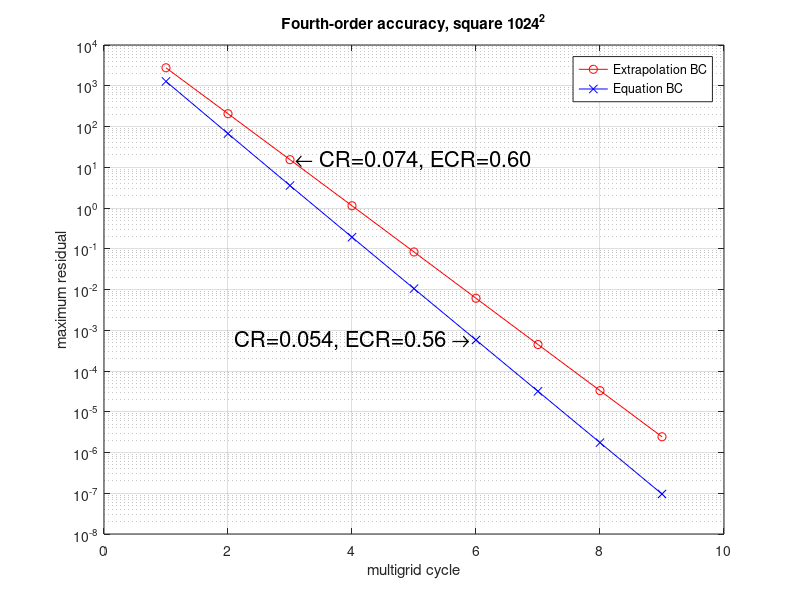
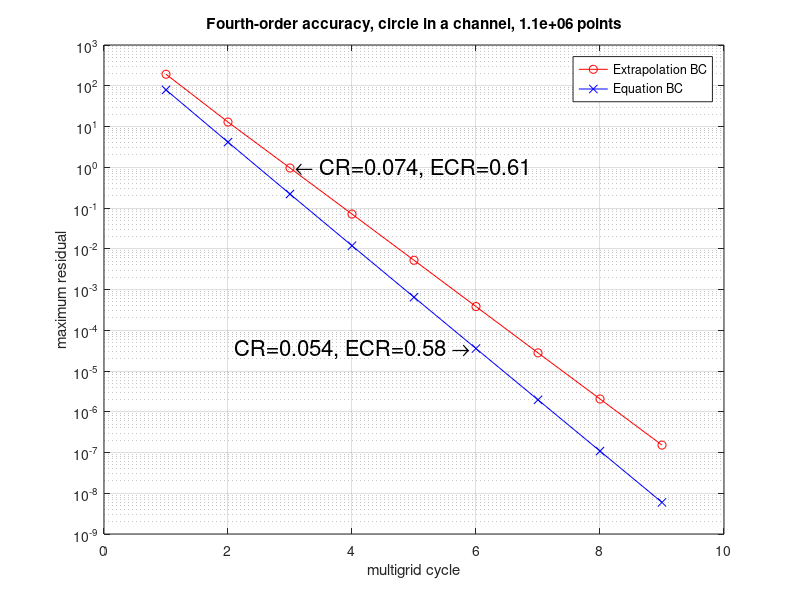
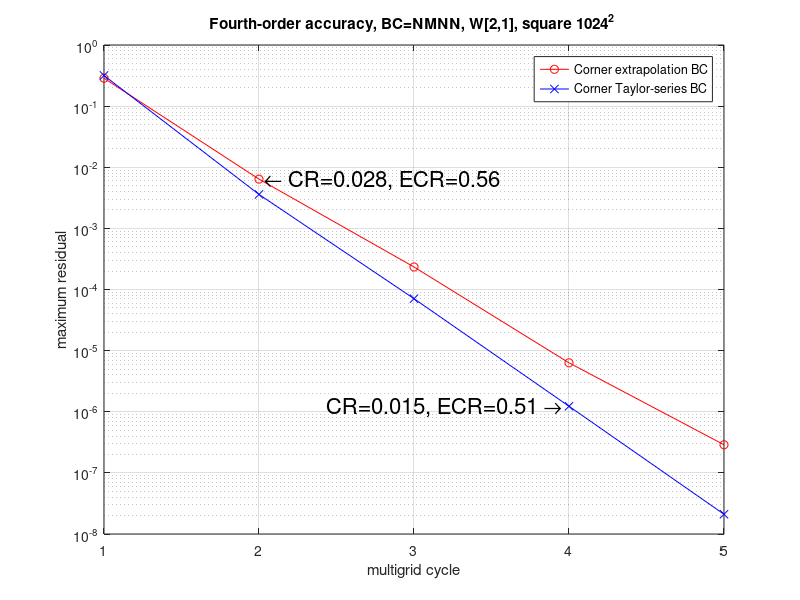
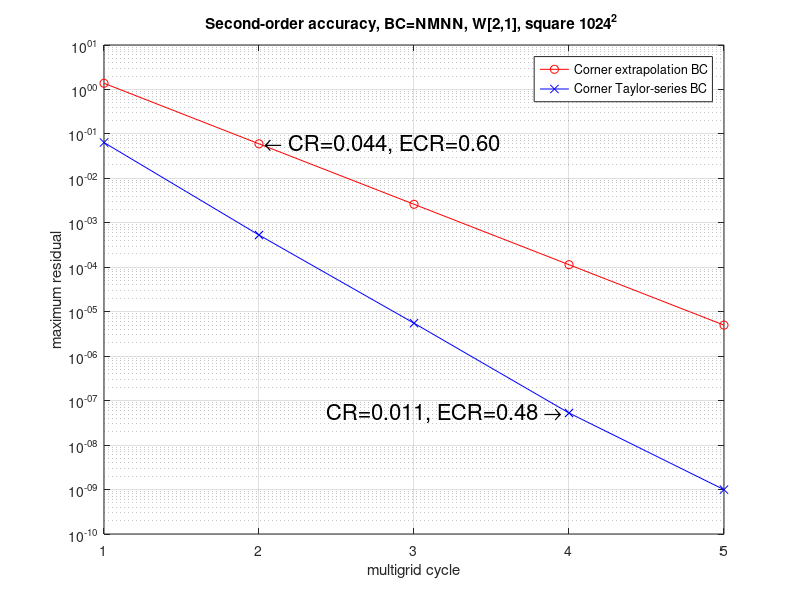

These figures' MATLAB source, in order:
%
% Compare BC's for the 4th order method.

t=[1 2 3 4 5 6 7 8 9 ];
defect=[2.760e+03 2.059e+02 1.533e+01 1.135e+00 8.343e-02 6.101e-03 4.462e-04 3.296e-05 2.433e-06 ];
defect2=[1.279e+03 6.687e+01 3.549e+00 1.921e-01 1.049e-02 5.770e-04 3.173e-05 1.746e-06 9.592e-08 ];
clf
set(gca,'FontSize',16);
plot(t,defect,'r-o',t,defect2,'b-x');
title('Fourth-order accuracy, square 1024^2');
ylabel('maximum residual');
xlabel('multigrid cycle');
set(gca,'YScale','log');
grid on
legend('Extrapolation BC','Equation BC');
text(t(3),defect(3),' \leftarrow CR=0.074, ECR=0.60','HorizontalAlignment','left','FontSize',16);
text(t(6),defect2(6),'CR=0.054, ECR=0.56 \rightarrow ','HorizontalAlignment','right','FontSize',16);

pause
print -depsc2 fourthOrderBC.square1024.eps

% -----------------------------------------------------


t=[1 2 3 4 5 6 7 8 9 ];
defect=[1.918e+02 1.286e+01 9.590e-01 7.099e-02 5.220e-03 3.818e-04 2.787e-05 2.058e-06 1.519e-07 ];
defect2=[7.923e+01 4.137e+00 2.200e-01 1.187e-02 6.477e-04 3.559e-05 1.964e-06 1.083e-07 5.971e-09 ];
clf
set(gca,'FontSize',16);
plot(t,defect,'r-o',t,defect2,'b-x');
title('Fourth-order accuracy, circle in a channel, 1.1e+06 points');
ylabel('maximum residual');
xlabel('multigrid cycle');
set(gca,'YScale','log');
grid on
legend('Extrapolation BC','Equation BC');
text(t(3),defect(3),' \leftarrow CR=0.074, ECR=0.61','HorizontalAlignment','left','FontSize',16);
text(t(6),defect2(6),'CR=0.054, ECR=0.58 \rightarrow ','HorizontalAlignment','right','FontSize',16);

pause
print -depsc2 fourthOrderBC.cic6.eps


% -----------------------------------------------------

t=[1 2 3 4 5 ];
defect=[2.861e-01 6.393e-03 2.336e-04 6.317e-06 2.884e-07  ];
defect2=[3.172e-01 3.594e-03 7.079e-05 1.230e-06 2.104e-08 ];
clf
set(gca,'FontSize',16);
plot(t,defect,'r-o',t,defect2,'b-x');
title('Fourth-order accuracy, BC=NMNN, W[2,1], square 1024^2 ');
ylabel('maximum residual');
xlabel('multigrid cycle');
set(gca,'YScale','log');
grid on
legend('Corner extrapolation BC','Corner Taylor-series BC');
text(t(2),defect(2),' \leftarrow CR=0.028, ECR=0.56','HorizontalAlignment','left','FontSize',16);
text(t(4),defect2(4),'CR=0.015, ECR=0.51 \rightarrow ','HorizontalAlignment','right','FontSize',16);

pause
print -depsc2 fourthOrderCornerBC.square1024.eps

% -----------------------------------------------------

t=[1 2 3 4 5 ];
defect=[1.378e+00 5.982e-02 2.613e-03 1.143e-04 4.997e-06 ];
defect2=[6.400e-02 5.311e-04 5.527e-06 5.278e-08 9.949e-10 ];
clf
set(gca,'FontSize',16);
plot(t,defect,'r-o',t,defect2,'b-x');
title('Second-order accuracy, BC=NMNN, W[2,1], square 1024^2 ');
ylabel('maximum residual');
xlabel('multigrid cycle');
set(gca,'YScale','log');
grid on
legend('Corner extrapolation BC','Corner Taylor-series BC');
text(t(2),defect(2),' \leftarrow CR=0.044, ECR=0.60','HorizontalAlignment','left','FontSize',16);
text(t(4),defect2(4),'CR=0.011, ECR=0.48 \rightarrow ','HorizontalAlignment','right','FontSize',16);

pause
print -depsc2 secondOrderCornerBC.square1024.eps
